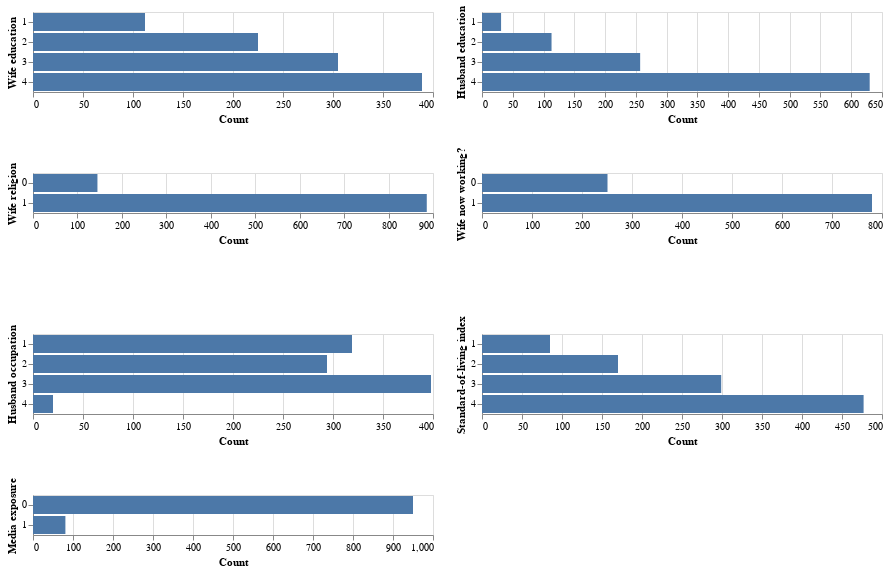

The cell this chart's notebook holds for it:
### Markdown cell above
### 3.2 Counting combinations of categorical features

### Code cell
categorical_features = list(train_df.drop(columns=["Wife Age", "Number of children ever born", "Contraceptive method used"]).columns)
alt.Chart(train_df).mark_bar().encode(
    x=alt.X("count()", title="Count"),
    y=alt.Y(alt.repeat(), type="nominal"),
).repeat(categorical_features, columns=2)

### Figure 1 — Vega-Lite specification as saved in the notebook (floating-point values rounded to 4 significant figures; data arrays with more than 128 entries replaced by an {"elided": "..."} marker saying what was removed)
{"$schema": "https://vega.github.io/schema/vega-lite/v4.8.1.json", "columns": 2, "config": {"view": {"continuousHeight": 300, "continuousWidth": 400}}, "datasets": {"data-2ecc569351b350be7a678684307e3d89": {"elided": "1031 records"}}, "repeat": ["Wife education", "Husband education", "Wife religion", "Wife now working?", "Husband occupation", "Standard-of-living index", "Media exposure"], "spec": {"data": {"name": "data-2ecc569351b350be7a678684307e3d89"}, "encoding": {"x": {"aggregate": "count", "title": "Count", "type": "quantitative"}, "y": {"field": {"repeat": "repeat"}, "type": "nominal"}}, "mark": "bar"}}
